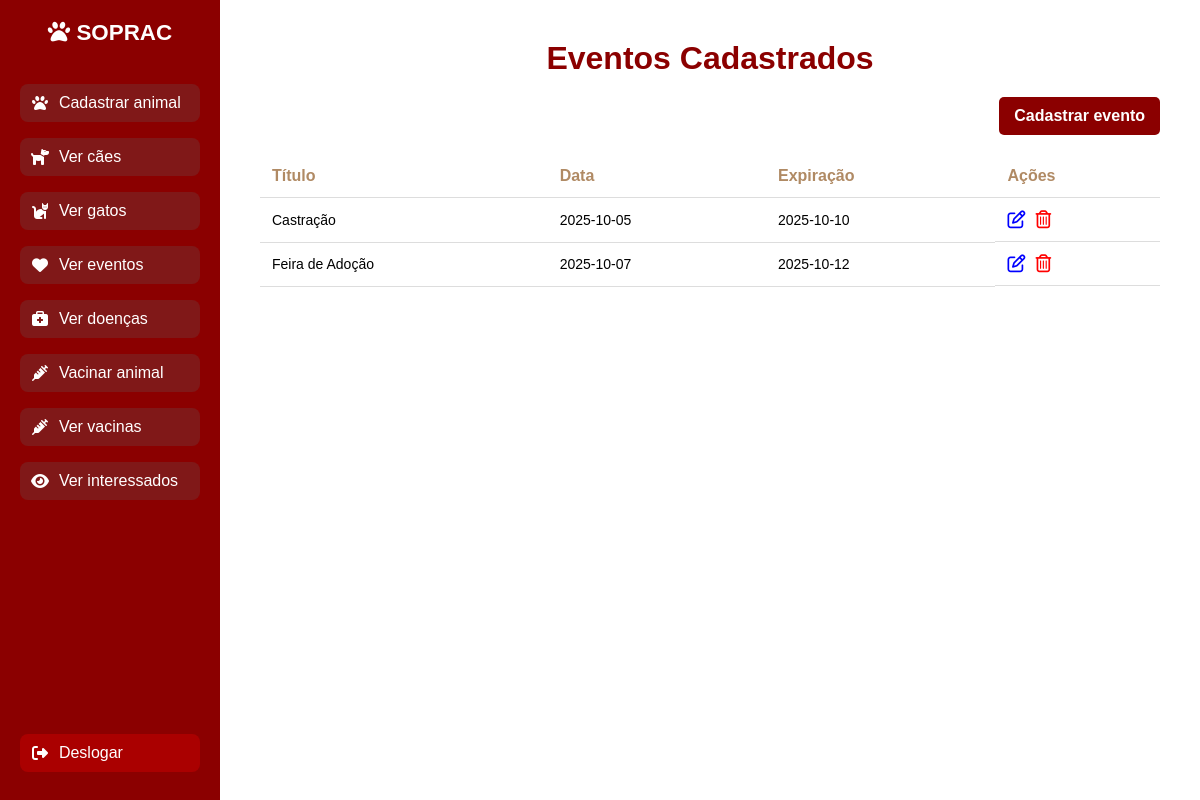
The page /view/verEventos.php (signed in) on the database its author committed.
### tables this page shows
CREATE TABLE evento(
	idEvento		INT PRIMARY KEY auto_increment,
	urlImagemEvento		TEXT,
    tituloEvento	VARCHAR(15) NOT NULL,
    descEvento		TEXT NOT NULL,
    dataIn			DATE NOT NULL,
    dataExp			DATE NOT NULL,
    idUser		INT NOT NULL,
    FOREIGN KEY (idUser) REFERENCES administrador(idUser)
);

### model/eventosBD.php (called while the page is built, shortened)
<?php
function eventos() {
    $query = "SELECT idEvento, tituloEvento, dataIn, dataExp FROM evento";
    $consulta = mysqli_query($GLOBALS['conexao'], $query);
    return $consulta;
}
?>

### view/verEventos.php (the view, shortened to what this page needs)
<!DOCTYPE html>
<html lang="pt-BR">
<head>
  <link rel="stylesheet" href="https://cdnjs.cloudflare.com/ajax/libs/font-awesome/6.4.0/css/all.min.css">
</head>
<body>
<?php
include 'sidebar.php';
include '../model/eventosBD.php';
?>
<div class="content">
  <h1>Eventos Cadastrados</h1>
  <div class="top-actions">
    <a href="publicarEventos.php" class="btn">Cadastrar evento</a>
  </div>
  <table>
    <thead>
      <tr>
        <th>Título</th>
        <th>Data</th>
        <th>Expiração</th>
        <th>Ações</th>
      </tr>
    </thead>
    <tbody>
      <?php
      $result = eventos();
      if ($result && mysqli_num_rows($result) > 0) {
        while ($linha = mysqli_fetch_assoc($result)) {
          $idEvento = $linha["idEvento"];
          echo "<tr>";
          echo "<td>" . htmlspecialchars($linha["tituloEvento"]) . "</td>";
          echo "<td>" . htmlspecialchars($linha["dataIn"]) . "</td>";
          echo "<td>" . htmlspecialchars($linha["dataExp"]) . "</td>";
          echo "<td class='acoes'>
                  <a href='#?idEvento=$idEvento' class='editar'><i class='far fa-edit'></i></a>
                  <a href='../controller/cadEvento.php?idEvento=$idEvento'
                    class='excluir'
                    onclick=\"return confirm('Deseja realmente excluir esta evento?');\">
                    <i class='far fa-trash-alt'></i>
                  </a>
                </td>";
          echo "</tr>";
        }
      } else {
        echo "<tr><td colspan='4'>Nenhum evento encontrado ou erro na consulta.</td></tr>";
      }
      ?>
    </tbody>
  </table>
</div>
</body>
</html>

### view/verEventos.php (style rules this page uses)
:root { --vinho: #8B0000; --vinho-escuro: #5e0b0b; --marrom: #b08a64; }
* { box-sizing: border-box; margin: 0; padding: 0; }
body { font-family: Arial, sans-serif; display: flex; min-height: 100vh; background: #fff; }
.content { flex: 1; margin-left: 220px; padding: 40px; }
.content h1 { color: var(--vinho); margin-bottom: 20px; text-align: center; }
.top-actions { display: flex; justify-content: flex-end; margin-bottom: 15px; }
.btn { background: var(--vinho); color: #fff; padding: 10px 15px; border-radius: 5px; text-decoration: none; font-weight: bold; font-size: 16px; }
table { width: 100%; border-collapse: collapse; margin-top: 20px; }
th, td { padding: 12px; text-align: left; border-bottom: 1px solid #ddd; }
th { color: var(--marrom); font-weight: bold; }
td { font-size: 14px; }
.acoes { display: flex; gap: 10px; }
.acoes i { cursor: pointer; font-size: 18px; }
.editar { color: blue; }
.excluir { color: red; }

### view/sidebar.php (style rules this page uses)
:root { --vinho: #8B0000; --vinho-escuro: #5a1f1f; }

### rows shown on the page
evento: tituloEvento "Castração", dataIn "2025-10-05", dataExp "2025-10-10"
evento: tituloEvento "Feira de Adoção", dataIn "2025-10-07", dataExp "2025-10-12"
